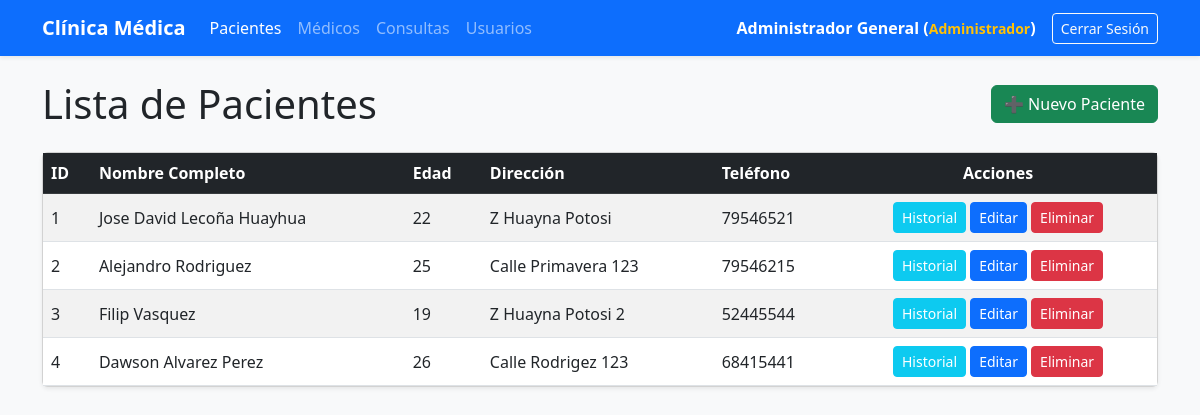
The page /pacientes/ (signed in) on the database as committed earlier.
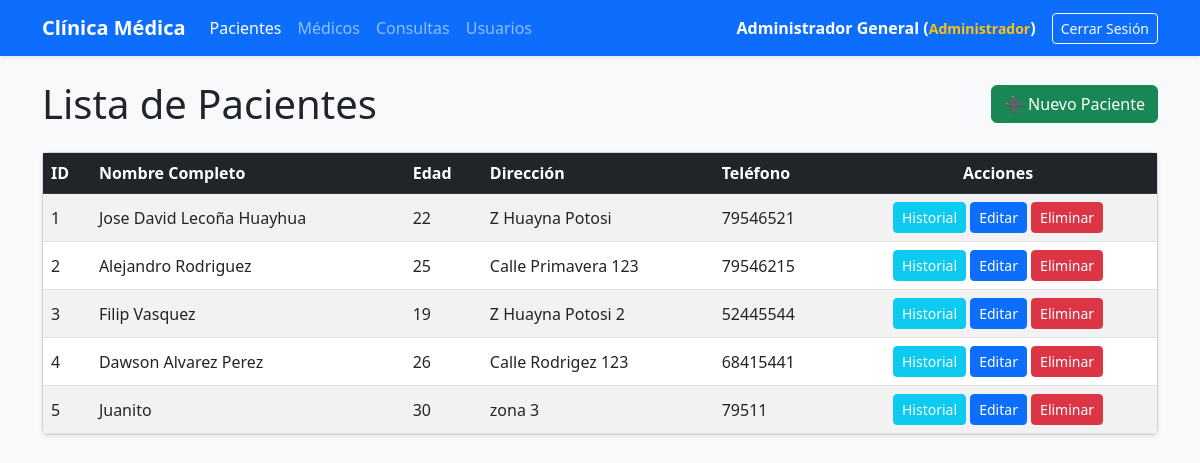
The same page on the database as committed later.
### models/paciente_model.py (models this page shows, shortened)
class Paciente(db.Model):
    __tablename__ = "pacientes"
    id = db.Column(db.Integer, primary_key=True)
    nombre = db.Column(db.String(100), nullable=False)
    edad = db.Column(db.Integer,nullable=False)
    direccion = db.Column(db.String(150))
    telefono = db.Column(db.String(20))
    consultas = db.relationship('Consulta', back_populates='paciente')
    @staticmethod
    def get_all():
        return Paciente.query.all()

### controllers/paciente_controller.py (the view)
@paciente_bp.route("/")
def index():
    pacientes = Paciente.get_all()
    return paciente_view.list(pacientes)

### run.py (called while the page is built)
@app.before_request
def restringir_acceso():
    if request.endpoint and 'usuario.login' not in request.endpoint and 'static' not in request.endpoint:
        if 'usuario_id' not in session:
            return redirect(url_for('usuario.login'))

@app.context_processor
def inject_active_path():
    def is_active(path):
        return 'active' if request.path == path else ''
    return(dict(is_active = is_active))

### views/paciente_view.py (called while the page is built)
def list(pacientes):
    return render_template("pacientes/index.html",pacientes = pacientes)

### templates/pacientes/index.html (shortened to what this page needs)
{% extends 'base.html' %}
{% block content %}
<div class="d-flex justify-content-between align-items-center mb-4">
    <h1 class="m-0">Lista de Pacientes</h1>
    <a href="{{ url_for('paciente.create') }}" class="btn btn-success">➕ Nuevo Paciente</a>
</div>
<div class="card shadow-sm">
    <div class="card-body p-0">
        <table class="table table-striped table-hover m-0">
            <thead class="table-dark">
                <tr>
                    <th>ID</th>
                    <th>Nombre Completo</th>
                    <th>Edad</th>
                    <th>Dirección</th>
                    <th>Teléfono</th>
                    <th class="text-center">Acciones</th>
                </tr>
            </thead>
            <tbody>
                {% for item in pacientes %}
                <tr>
                    <td class="align-middle">{{ item.id }}</td>
                    <td class="align-middle">{{ item.nombre }}</td>
                    <td class="align-middle">{{ item.edad }}</td>
                    <td class="align-middle">{{ item.direccion }}</td>
                    <td class="align-middle">{{ item.telefono }}</td>
                    <td class="text-center align-middle">
                        <a href="{{ url_for('consulta.historial', paciente_id=item.id) }}"
                            class="btn btn-info btn-sm text-white">Historial</a>
                        <a href="{{ url_for('paciente.edit', id=item.id) }}" class="btn btn-primary btn-sm">Editar</a>
                        <a href="{{ url_for('paciente.delete', id=item.id) }}" class="btn btn-danger btn-sm"
                            onclick="return confirm('¿Estás seguro?');">Eliminar</a>
                    </td>
                </tr>
                {% endfor %}
            </tbody>
        </table>
    </div>
</div>
{% endblock %}

### templates/base.html (shortened to what this page needs)
<!DOCTYPE html>
<html lang="es">
<head>
    <link href="https://cdn.jsdelivr.net/npm/bootstrap@5.3.0/dist/css/bootstrap.min.css" rel="stylesheet">
</head>
<body class="bg-light">
    <nav class="navbar navbar-expand-lg navbar-dark bg-primary shadow-sm mb-4">
        <div class="container">
            <a class="navbar-brand fw-bold" href="/">Clínica Médica</a>
            <div class="collapse navbar-collapse" id="navbarNav">
                <ul class="navbar-nav me-auto">
                    <li class="nav-item">
                        <a class="nav-link {{ is_active('/pacientes/') }}"
                            href="{{ url_for('paciente.index') }}">Pacientes</a>
                    </li>
                    <li class="nav-item">
                        <a class="nav-link {{ is_active('/medicos/') }}"
                            href="{{ url_for('medico.index') }}">Médicos</a>
                    </li>
                    <li class="nav-item">
                        <a class="nav-link {{ is_active('/consultas/') }}"
                            href="{{ url_for('consulta.index') }}">Consultas</a>
                    </li>
                    <li class="nav-item">
                        <a class="nav-link {{ is_active('/auth/usuarios') }}"
                            href="{{ url_for('usuario.index') }}">Usuarios</a>
                    </li>
                </ul>
                <div class="d-flex align-items-center">
                    <span class="navbar-text text-white me-3 fw-semibold">
                        {{ session.get('usuario_nombre') }} (<small class="text-warning">{{
                            session.get('usuario_rol') }}</small>)
                    </span>
                    <a href="{{ url_for('usuario.logout') }}" class="btn btn-outline-light btn-sm">Cerrar Sesión</a>
                </div>
            </div>
        </div>
    </nav>
    <div class="container">
        {% block content %}
        {% endblock %}
    </div>
</body>
</html>

Rows that differ between the two databases and show on the page:
added Paciente: id "5", nombre "Juanito", edad "30", direccion "zona 3", telefono "79511"
